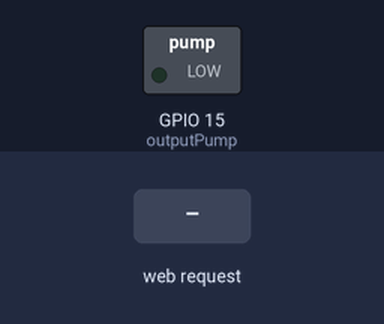
Bench run of a sketch on a simulated ESP8266 (NodeMCU). Shown: switched loads named in the sketch (green lamp = pin HIGH). The test bench sets the inputs (shaded band). WiFi joins after 1.5 s; servers stay silent unless stated; what the sketch prints to the serial monitor is not drawn.

Above: at 2.7 s.
2.8 s: HTTP request GET /pump/on received
At 4.0 s:
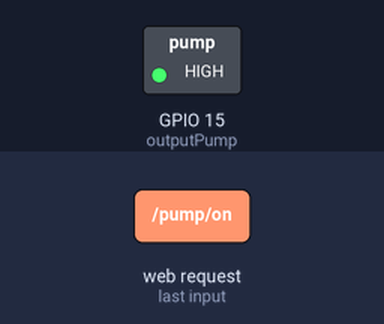
4.3 s: HTTP request GET /pump/off received
At 5.1 s:
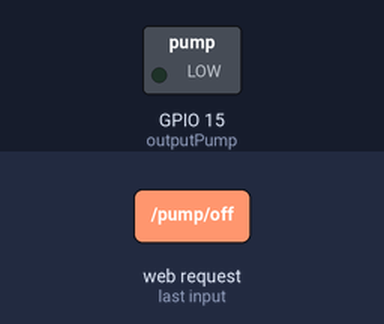
Timing chart, 0 to 7.3 s (numbered marks = the images above; inputs shaded):
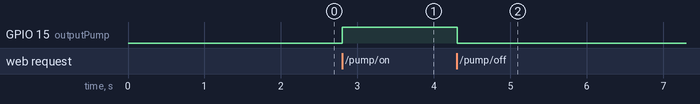

Measured:
- after the input at 2.8 s, GPIO 15 (outputPump): LOW → HIGH at once
- after the input at 4.3 s, GPIO 15 (outputPump): HIGH → LOW at once

The sketch:

water_pump_with_server.ino
```cpp
/*
Yksinkertainen siirrettävän ilmastointikoneen kondenssivesisäiliön tyhjennyspumpun ajastin. Selain-UI ajastimen ohitusta varten tilapäisesti.
ESP8266, pissapojan pumppu ja muutama metri muoviletkua. Ohjaa vedet parvekkeelle viemäriin (jos nostokyky pumpussa riittää).
*/

// Load Wi-Fi library
#include <ESP8266WiFi.h>

// Credentials
const char* ssid     = "";
const char* password = "";

// Set web server port number to 80
WiFiServer server(80);

// Variable to store the HTTP request
String header;

// Auxiliar variables to store the current output state
String pumpState = "off";

// Assign output variables to GPIO pins
const int outputPump = 15;

// Pump online time
unsigned long pumpLastSwitched = millis();
// Pump online cycle length in ms
const long pumpMaxOnlineTime = 120000;
// Pump offline cycle length in ms
const long pumpMaxOfflineTime = 3600000;

// Current time
unsigned long currentTime = millis();
// Previous time
unsigned long previousTime = 0;
// Define timeout time in milliseconds (example: 2000ms = 2s)
const long timeoutTime = 2000;

void setup() {
  Serial.begin(115200);
  // Initialize the output variables as outputs
  pinMode(outputPump, OUTPUT);
  // Set outputs to LOW
  digitalWrite(outputPump, LOW);

  // Connect to Wi-Fi network with SSID and password
  Serial.print("Connecting to ");
  Serial.println(ssid);
  WiFi.begin(ssid, password);
  while (WiFi.status() != WL_CONNECTED) {
    delay(500);
    Serial.print(".");
  }
  // Print local IP address and start web server
  Serial.println("");
  Serial.println("WiFi connected.");
  Serial.println("IP address: ");
  Serial.println(WiFi.localIP());
  server.begin();
}

void loop(){
  // First, here is the normal timed cycle of the pump
  currentTime = millis();
  if (pumpState=="off" && pumpMaxOfflineTime <= (currentTime - pumpLastSwitched)) {    // Checks if pump is off and has the max offline cycle passed
    Serial.println("Time up, pump on.");
    pumpState = "on";
    digitalWrite(outputPump, HIGH);
    pumpLastSwitched = millis();
  }
  else if (pumpState=="on" && pumpMaxOnlineTime <= (currentTime - pumpLastSwitched)) { // Checks if pump is on and has the max online cycle passed
    Serial.println("Time up, pump off.");
    pumpState = "off";
    digitalWrite(outputPump, LOW);
    pumpLastSwitched = millis();
  }

  // Second, here's the web interface
  WiFiClient client = server.available();   // Listen for incoming clients

  if (client) {                             // If a new client connects,
    Serial.println("New Client.");          // print a message out in the serial port
    String currentLine = "";                // make a String to hold incoming data from the client
    currentTime = millis();
    previousTime = currentTime;
    Serial.println("Current time: " + currentTime);
    while (client.connected() && currentTime - previousTime <= timeoutTime) { // loop while the client's connected
      currentTime = millis();
      if (client.available()) {             // if there's bytes to read from the client,
        char c = client.read();             // read a byte, then
        Serial.write(c);                    // print it out the serial monitor
        header += c;
        if (c == '\n') {                    // if the byte is a newline character
          // if the current line is blank, you got two newline characters in a row.
          // that's the end of the client HTTP request, so send a response:
          if (currentLine.length() == 0) {
            // HTTP headers always start with a response code (e.g. HTTP/1.1 200 OK)
            // and a content-type so the client knows what's coming, then a blank line:
            client.println("HTTP/1.1 200 OK");
            client.println("Content-type:text/html");
            client.println("Connection: close");
            client.println();

            // turns the GPIOs on and off
            if (header.indexOf("GET /pump/on") >= 0) {
              Serial.println("Pump on");
              pumpState = "on";
              digitalWrite(outputPump, HIGH);
              pumpLastSwitched = millis();
            } else if (header.indexOf("GET /pump/off") >= 0) {
              Serial.println("Pump off");
              pumpState = "off";
              digitalWrite(outputPump, LOW);
              pumpLastSwitched = millis();
            }

            // Display the HTML web page
            client.println("<!DOCTYPE html><html>");
            client.println("<head><meta name=\"viewport\" content=\"width=device-width, initial-scale=1\">");
            client.println("<link rel=\"icon\" href=\"data:,\">");
            // CSS to style the on/off buttons
            client.println("<style>html { font-family: Helvetica; display: inline-block; margin: 0px auto; text-align: center;}");
            client.println(".button { background-color: #195B6A; border: none; color: white; padding: 16px 40px;");
            client.println("text-decoration: none; font-size: 30px; margin: 2px; cursor: pointer;}");
            client.println(".button2 {background-color: #77878A;}</style></head>");

            // Web Page Heading
            client.println("<body><h1>Vesipumppu</h1>");

            // Display current state, and ON/OFF buttons for pump
            client.println("<p>Pumpun tila: <b>" + pumpState + "</b></p>");
            // If the pumpState is off, it displays the ON button
            if (pumpState=="off") {
              client.println("<p><a href=\"/pump/on\"><button class=\"button\">ON</button></a></p>");
            } else {
              client.println("<p><a href=\"/pump/off\"><button class=\"button button2\">OFF</button></a></p>");
            }
            client.println("<p>Pumppu toimii ajastettuna: online 2min, offline 60min kerrallaan.</p>");
            client.println("<p>Pumpun ohittaminen selaimesta nollaa laskurit.</p>");
            client.println("</body></html>");

            // The HTTP response ends with another blank line
            client.println();
            // Break out of the while loop
            break;
          } else { // if you got a newline, then clear currentLine
            currentLine = "";
          }
        } else if (c != '\r') {  // if you got anything else but a carriage return character,
          currentLine += c;      // add it to the end of the currentLine
        }
      }
    }
    // Clear the header variable
    header = "";
    // Close the connection
    client.stop();
    Serial.println("Client disconnected.");
    Serial.println("");
  }
}
```
